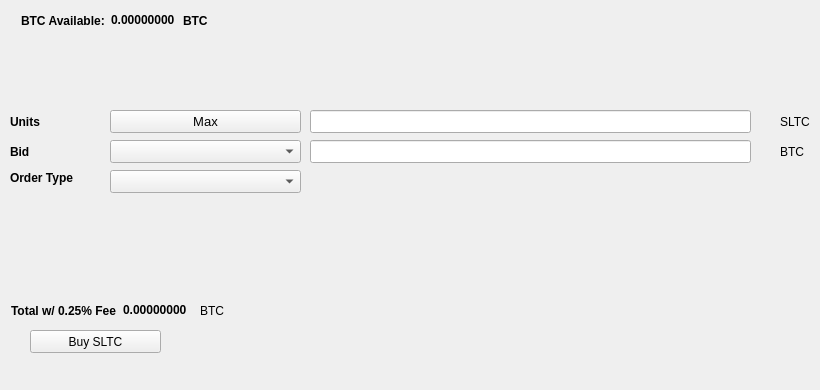
   <widget class="QWidget" name="BuyTab">
    <attribute name="title">
     <string>Buy</string>
    </attribute>
    <widget class="QPushButton" name="BuyPIV">
     <property name="geometry">
      <rect>
       <x>30</x>
       <y>330</y>
       <width>131</width>
       <height>23</height>
      </rect>
     </property>
     <property name="text">
      <string>Buy SLTC</string>
     </property>
     <property name="icon">
      <iconset resource="../slatechain.qrc">
       <normaloff>:/icons/bitcoin</normaloff>:/icons/bitcoin</iconset>
     </property>
    </widget>
    <widget class="QLabel" name="label_3">
     <property name="geometry">
      <rect>
       <x>10</x>
       <y>110</y>
       <width>46</width>
       <height>23</height>
      </rect>
     </property>
     <property name="font">
      <font>
       <weight>75</weight>
       <bold>true</bold>
      </font>
     </property>
     <property name="text">
      <string>Units</string>
     </property>
    </widget>
    <widget class="QLineEdit" name="UnitsInput">
     <property name="geometry">
      <rect>
       <x>310</x>
       <y>110</y>
       <width>441</width>
       <height>23</height>
      </rect>
     </property>
     <property name="font">
      <font>
       <pointsize>9</pointsize>
       <weight>75</weight>
       <bold>true</bold>
      </font>
     </property>
    </widget>
    <widget class="QLineEdit" name="BuyBidPriceEdit">
     <property name="geometry">
      <rect>
       <x>310</x>
       <y>140</y>
       <width>441</width>
       <height>23</height>
      </rect>
     </property>
     <property name="font">
      <font>
       <pointsize>9</pointsize>
       <weight>75</weight>
       <bold>true</bold>
      </font>
     </property>
    </widget>
    <widget class="QLabel" name="label_4">
     <property name="geometry">
      <rect>
       <x>780</x>
       <y>110</y>
       <width>31</width>
       <height>23</height>
      </rect>
     </property>
     <property name="text">
      <string>SLTC</string>
     </property>
    </widget>
    <widget class="QLabel" name="label_5">
     <property name="geometry">
      <rect>
       <x>780</x>
       <y>140</y>
       <width>31</width>
       <height>23</height>
      </rect>
     </property>
     <property name="text">
      <string>BTC</string>
     </property>
    </widget>
    <widget class="QLabel" name="label_6">
     <property name="geometry">
      <rect>
       <x>10</x>
       <y>140</y>
       <width>46</width>
       <height>23</height>
      </rect>
     </property>
     <property name="font">
      <font>
       <weight>75</weight>
       <bold>true</bold>
      </font>
     </property>
     <property name="text">
      <string>Bid</string>
     </property>
    </widget>
    <widget class="QLabel" name="label_7">
     <property name="geometry">
      <rect>
       <x>10</x>
       <y>170</y>
       <width>91</width>
       <height>16</height>
      </rect>
     </property>
     <property name="font">
      <font>
       <weight>75</weight>
       <bold>true</bold>
      </font>
     </property>
     <property name="text">
      <string>Order Type</string>
     </property>
    </widget>
    <widget class="QPushButton" name="Buy_Max_Amount">
     <property name="geometry">
      <rect>
       <x>110</x>
       <y>110</y>
       <width>191</width>
       <height>23</height>
      </rect>
     </property>
     <property name="font">
      <font>
       <pointsize>10</pointsize>
      </font>
     </property>
     <property name="text">
      <string>Max</string>
     </property>
    </widget>
    <widget class="QComboBox" name="BuyBidcomboBox">
     <property name="geometry">
      <rect>
       <x>110</x>
       <y>140</y>
       <width>191</width>
       <height>23</height>
      </rect>
     </property>
     <property name="font">
      <font>
       <pointsize>10</pointsize>
      </font>
     </property>
    </widget>
    <widget class="QComboBox" name="buyOrdertypeCombo">
     <property name="geometry">
      <rect>
       <x>110</x>
       <y>170</y>
       <width>191</width>
       <height>23</height>
      </rect>
     </property>
     <property name="font">
      <font>
       <pointsize>10</pointsize>
      </font>
     </property>
    </widget>
    <widget class="QWidget" name="layoutWidget1">
     <property name="geometry">
      <rect>
       <x>21</x>
       <y>11</y>
       <width>227</width>
       <height>19</height>
      </rect>
     </property>
     <layout class="QHBoxLayout" name="horizontalLayout_3">
      <item>
       <widget class="QLabel" name="label232">
        <property name="font">
         <font>
          <weight>75</weight>
          <bold>true</bold>
         </font>
        </property>
        <property name="text">
         <string>BTC Available:</string>
        </property>
       </widget>
      </item>
      <item>
       <widget class="QLabel" name="BtcAvailableLbl">
        <property name="palette">
         <palette>
          <active>
           <colorrole role="WindowText">
            <brush brushstyle="SolidPattern">
             <color alpha="255">
              <red>0</red>
              <green>0</green>
              <blue>0</blue>
             </color>
            </brush>
           </colorrole>
           <colorrole role="Button">
            <brush brushstyle="SolidPattern">
             <color alpha="255">
              <red>0</red>
              <green>170</green>
              <blue>0</blue>
             </color>
            </brush>
           </colorrole>
           <colorrole role="Light">
            <brush brushstyle="SolidPattern">
             <color alpha="255">
              <red>0</red>
              <green>255</green>
              <blue>0</blue>
             </color>
            </brush>
           </colorrole>
           <colorrole role="Midlight">
            <brush brushstyle="SolidPattern">
             <color alpha="255">
              <red>0</red>
              <green>212</green>
              <blue>0</blue>
             </color>
            </brush>
           </colorrole>
           <colorrole role="Dark">
            <brush brushstyle="SolidPattern">
             <color alpha="255">
              <red>0</red>
              <green>85</green>
              <blue>0</blue>
             </color>
            </brush>
           </colorrole>
           <colorrole role="Mid">
            <brush brushstyle="SolidPattern">
             <color alpha="255">
              <red>0</red>
              <green>113</green>
              <blue>0</blue>
             </color>
            </brush>
           </colorrole>
           <colorrole role="Text">
            <brush brushstyle="SolidPattern">
             <color alpha="255">
              <red>0</red>
              <green>170</green>
              <blue>0</blue>
             </color>
            </brush>
           </colorrole>
           <colorrole role="BrightText">
            <brush brushstyle="SolidPattern">
             <color alpha="255">
              <red>255</red>
              <green>255</green>
              <blue>255</blue>
             </color>
            </brush>
           </colorrole>
           <colorrole role="ButtonText">
            <brush brushstyle="SolidPattern">
             <color alpha="255">
              <red>0</red>
              <green>0</green>
              <blue>0</blue>
             </color>
            </brush>
           </colorrole>
           <colorrole role="Base">
            <brush brushstyle="SolidPattern">
             <color alpha="255">
              <red>255</red>
              <green>255</green>
              <blue>255</blue>
             </color>
            </brush>
           </colorrole>
           <colorrole role="Window">
            <brush brushstyle="SolidPattern">
             <color alpha="255">
              <red>0</red>
              <green>170</green>
              <blue>0</blue>
             </color>
            </brush>
           </colorrole>
           <colorrole role="Shadow">
            <brush brushstyle="SolidPattern">
             <color alpha="255">
              <red>0</red>
              <green>0</green>
              <blue>0</blue>
             </color>
            </brush>
           </colorrole>
           <colorrole role="AlternateBase">
            <brush brushstyle="SolidPattern">
             <color alpha="255">
              <red>127</red>
              <green>212</green>
              <blue>127</blue>
             </color>
            </brush>
           </colorrole>
           <colorrole role="ToolTipBase">
            <brush brushstyle="SolidPattern">
             <color alpha="255">
              <red>255</red>
              <green>255</green>
              <blue>220</blue>
             </color>
            </brush>
           </colorrole>
           <colorrole role="ToolTipText">
            <brush brushstyle="SolidPattern">
             <color alpha="255">
              <red>0</red>
              <green>0</green>
              <blue>0</blue>
             </color>
            </brush>
           </colorrole>
          </active>
          <inactive>
           <colorrole role="WindowText">
            <brush brushstyle="SolidPattern">
             <color alpha="255">
              <red>0</red>
              <green>0</green>
              <blue>0</blue>
             </color>
            </brush>
           </colorrole>
           <colorrole role="Button">
            <brush brushstyle="SolidPattern">
             <color alpha="255">
              <red>0</red>
              <green>170</green>
              <blue>0</blue>
             </color>
            </brush>
           </colorrole>
           <colorrole role="Light">
            <brush brushstyle="SolidPattern">
             <color alpha="255">
              <red>0</red>
              <green>255</green>
              <blue>0</blue>
             </color>
            </brush>
           </colorrole>
           <colorrole role="Midlight">
            <brush brushstyle="SolidPattern">
             <color alpha="255">
              <red>0</red>
              <green>212</green>
              <blue>0</blue>
             </color>
            </brush>
           </colorrole>
           <colorrole role="Dark">
            <brush brushstyle="SolidPattern">
             <color alpha="255">
              <red>0</red>
              <green>85</green>
              <blue>0</blue>
             </color>
            </brush>
           </colorrole>
           <colorrole role="Mid">
            <brush brushstyle="SolidPattern">
             <color alpha="255">
              <red>0</red>
              <green>113</green>
              <blue>0</blue>
             </color>
            </brush>
           </colorrole>
           <colorrole role="Text">
            <brush brushstyle="SolidPattern">
             <color alpha="255">
              <red>0</red>
              <green>170</green>
              <blue>0</blue>
             </color>
            </brush>
           </colorrole>
           <colorrole role="BrightText">
            <brush brushstyle="SolidPattern">
             <color alpha="255">
              <red>255</red>
              <green>255</green>
              <blue>255</blue>
             </color>
            </brush>
           </colorrole>
           <colorrole role="ButtonText">
            <brush brushstyle="SolidPattern">
             <color alpha="255">
              <red>0</red>
              <green>0</green>
              <blue>0</blue>
             </color>
            </brush>
           </colorrole>
           <colorrole role="Base">
            <brush brushstyle="SolidPattern">
             <color alpha="255">
              <red>255</red>
              <green>255</green>
              <blue>255</blue>
             </color>
            </brush>
           </colorrole>
           <colorrole role="Window">
            <brush brushstyle="SolidPattern">
             <color alpha="255">
              <red>0</red>
              <green>170</green>
              <blue>0</blue>
             </color>
            </brush>
           </colorrole>
           <colorrole role="Shadow">
            <brush brushstyle="SolidPattern">
             <color alpha="255">
              <red>0</red>
              <green>0</green>
              <blue>0</blue>
             </color>
            </brush>
           </colorrole>
           <colorrole role="AlternateBase">
            <brush brushstyle="SolidPattern">
             <color alpha="255">
              <red>127</red>
              <green>212</green>
              <blue>127</blue>
             </color>
            </brush>
           </colorrole>
           <colorrole role="ToolTipBase">
            <brush brushstyle="SolidPattern">
             <color alpha="255">
              <red>255</red>
              <green>255</green>
              <blue>220</blue>
             </color>
            </brush>
           </colorrole>
           <colorrole role="ToolTipText">
            <brush brushstyle="SolidPattern">
             <color alpha="255">
              <red>0</red>
              <green>0</green>
              <blue>0</blue>
             </color>
            </brush>
           </colorrole>
          </inactive>
          <disabled>
           <colorrole role="WindowText">
            <brush brushstyle="SolidPattern">
             <color alpha="255">
              <red>0</red>
              <green>85</green>
              <blue>0</blue>
             </color>
            </brush>
           </colorrole>
           <colorrole role="Button">
            <brush brushstyle="SolidPattern">
             <color alpha="255">
              <red>0</red>
              <green>170</green>
              <blue>0</blue>
             </color>
            </brush>
           </colorrole>
           <colorrole role="Light">
            <brush brushstyle="SolidPattern">
             <color alpha="255">
              <red>0</red>
              <green>255</green>
              <blue>0</blue>
             </color>
            </brush>
           </colorrole>
           <colorrole role="Midlight">
            <brush brushstyle="SolidPattern">
             <color alpha="255">
              <red>0</red>
              <green>212</green>
              <blue>0</blue>
             </color>
            </brush>
           </colorrole>
           <colorrole role="Dark">
            <brush brushstyle="SolidPattern">
             <color alpha="255">
              <red>0</red>
              <green>85</green>
              <blue>0</blue>
             </color>
            </brush>
           </colorrole>
           <colorrole role="Mid">
            <brush brushstyle="SolidPattern">
             <color alpha="255">
              <red>0</red>
              <green>113</green>
              <blue>0</blue>
             </color>
            </brush>
           </colorrole>
           <colorrole role="Text">
            <brush brushstyle="SolidPattern">
             <color alpha="255">
              <red>0</red>
              <green>85</green>
              <blue>0</blue>
             </color>
            </brush>
           </colorrole>
           <colorrole role="BrightText">
            <brush brushstyle="SolidPattern">
             <color alpha="255">
              <red>255</red>
              <green>255</green>
              <blue>255</blue>
             </color>
            </brush>
           </colorrole>
           <colorrole role="ButtonText">
            <brush brushstyle="SolidPattern">
             <color alpha="255">
              <red>0</red>
              <green>85</green>
              <blue>0</blue>
             </color>
            </brush>
           </colorrole>
           <colorrole role="Base">
            <brush brushstyle="SolidPattern">
             <color alpha="255">
              <red>0</red>
              <green>170</green>
              <blue>0</blue>
             </color>
            </brush>
           </colorrole>
           <colorrole role="Window">
            <brush brushstyle="SolidPattern">
             <color alpha="255">
              <red>0</red>
              <green>170</green>
              <blue>0</blue>
             </color>
            </brush>
           </colorrole>
           <colorrole role="Shadow">
            <brush brushstyle="SolidPattern">
             <color alpha="255">
              <red>0</red>
              <green>0</green>
              <blue>0</blue>
             </color>
            </brush>
           </colorrole>
           <colorrole role="AlternateBase">
            <brush brushstyle="SolidPattern">
             <color alpha="255">
              <red>0</red>
              <green>170</green>
              <blue>0</blue>
             </color>
            </brush>
           </colorrole>
           <colorrole role="ToolTipBase">
            <brush brushstyle="SolidPattern">
             <color alpha="255">
              <red>255</red>
              <green>255</green>
              <blue>220</blue>
             </color>
            </brush>
           </colorrole>
           <colorrole role="ToolTipText">
            <brush brushstyle="SolidPattern">
             <color alpha="255">
              <red>0</red>
              <green>0</green>
              <blue>0</blue>
             </color>
            </brush>
           </colorrole>
          </disabled>
         </palette>
        </property>
        <property name="font">
         <font>
          <weight>75</weight>
          <bold>true</bold>
         </font>
        </property>
        <property name="text">
         <string>0.00000000</string>
        </property>
        <property name="textInteractionFlags">
         <set>Qt::LinksAccessibleByMouse|Qt::TextSelectableByKeyboard|Qt::TextSelectableByMouse</set>
        </property>
       </widget>
      </item>
      <item>
       <widget class="QLabel" name="BtcAvailableLbl_2">
        <property name="font">
         <font>
          <weight>75</weight>
          <bold>true</bold>
         </font>
        </property>
        <property name="text">
         <string>BTC</string>
        </property>
       </widget>
      </item>
     </layout>
    </widget>
    <widget class="QWidget" name="layoutWidge2">
     <property name="geometry">
      <rect>
       <x>11</x>
       <y>301</y>
       <width>259</width>
       <height>19</height>
      </rect>
     </property>
     <layout class="QHBoxLayout" name="horizontalLayout_4">
      <item>
       <widget class="QLabel" name="label_9">
        <property name="font">
         <font>
          <weight>75</weight>
          <bold>true</bold>
         </font>
        </property>
        <property name="text">
         <string>Total w/ 0.25% Fee</string>
        </property>
       </widget>
      </item>
      <item>
       <widget class="QLabel" name="BuyCostLabel">
        <property name="palette">
         <palette>
          <active>
           <colorrole role="WindowText">
            <brush brushstyle="SolidPattern">
             <color alpha="255">
              <red>0</red>
              <green>0</green>
              <blue>0</blue>
             </color>
            </brush>
           </colorrole>
           <colorrole role="Button">
            <brush brushstyle="SolidPattern">
             <color alpha="255">
              <red>0</red>
              <green>170</green>
              <blue>0</blue>
             </color>
            </brush>
           </colorrole>
           <colorrole role="Light">
            <brush brushstyle="SolidPattern">
             <color alpha="255">
              <red>0</red>
              <green>255</green>
              <blue>0</blue>
             </color>
            </brush>
           </colorrole>
           <colorrole role="Midlight">
            <brush brushstyle="SolidPattern">
             <color alpha="255">
              <red>0</red>
              <green>212</green>
              <blue>0</blue>
             </color>
            </brush>
           </colorrole>
           <colorrole role="Dark">
            <brush brushstyle="SolidPattern">
             <color alpha="255">
              <red>0</red>
              <green>85</green>
              <blue>0</blue>
             </color>
            </brush>
           </colorrole>
           <colorrole role="Mid">
            <brush brushstyle="SolidPattern">
             <color alpha="255">
              <red>0</red>
              <green>113</green>
              <blue>0</blue>
             </color>
            </brush>
           </colorrole>
           <colorrole role="Text">
            <brush brushstyle="SolidPattern">
             <color alpha="255">
              <red>0</red>
              <green>170</green>
              <blue>0</blue>
             </color>
            </brush>
           </colorrole>
           <colorrole role="BrightText">
            <brush brushstyle="SolidPattern">
             <color alpha="255">
              <red>255</red>
              <green>255</green>
              <blue>255</blue>
             </color>
            </brush>
           </colorrole>
           <colorrole role="ButtonText">
            <brush brushstyle="SolidPattern">
             <color alpha="255">
              <red>0</red>
              <green>0</green>
              <blue>0</blue>
             </color>
            </brush>
           </colorrole>
           <colorrole role="Base">
            <brush brushstyle="SolidPattern">
             <color alpha="255">
              <red>255</red>
              <green>255</green>
              <blue>255</blue>
             </color>
            </brush>
           </colorrole>
           <colorrole role="Window">
            <brush brushstyle="SolidPattern">
             <color alpha="255">
              <red>0</red>
              <green>170</green>
              <blue>0</blue>
             </color>
            </brush>
           </colorrole>
           <colorrole role="Shadow">
            <brush brushstyle="SolidPattern">
             <color alpha="255">
              <red>0</red>
              <green>0</green>
              <blue>0</blue>
             </color>
            </brush>
           </colorrole>
           <colorrole role="AlternateBase">
            <brush brushstyle="SolidPattern">
             <color alpha="255">
              <red>127</red>
              <green>212</green>
              <blue>127</blue>
             </color>
            </brush>
           </colorrole>
           <colorrole role="ToolTipBase">
            <brush brushstyle="SolidPattern">
             <color alpha="255">
              <red>255</red>
              <green>255</green>
              <blue>220</blue>
             </color>
            </brush>
           </colorrole>
           <colorrole role="ToolTipText">
            <brush brushstyle="SolidPattern">
             <color alpha="255">
              <red>0</red>
              <green>0</green>
              <blue>0</blue>
             </color>
            </brush>
           </colorrole>
          </active>
          <inactive>
           <colorrole role="WindowText">
            <brush brushstyle="SolidPattern">
             <color alpha="255">
              <red>0</red>
              <green>0</green>
              <blue>0</blue>
             </color>
            </brush>
           </colorrole>
           <colorrole role="Button">
            <brush brushstyle="SolidPattern">
             <color alpha="255">
              <red>0</red>
              <green>170</green>
              <blue>0</blue>
             </color>
            </brush>
           </colorrole>
           <colorrole role="Light">
            <brush brushstyle="SolidPattern">
             <color alpha="255">
              <red>0</red>
              <green>255</green>
              <blue>0</blue>
             </color>
            </brush>
           </colorrole>
           <colorrole role="Midlight">
            <brush brushstyle="SolidPattern">
             <color alpha="255">
              <red>0</red>
              <green>212</green>
              <blue>0</blue>
             </color>
            </brush>
           </colorrole>
           <colorrole role="Dark">
            <brush brushstyle="SolidPattern">
             <color alpha="255">
              <red>0</red>
              <green>85</green>
              <blue>0</blue>
             </color>
            </brush>
           </colorrole>
           <colorrole role="Mid">
            <brush brushstyle="SolidPattern">
             <color alpha="255">
              <red>0</red>
              <green>113</green>
              <blue>0</blue>
             </color>
            </brush>
           </colorrole>
           <colorrole role="Text">
            <brush brushstyle="SolidPattern">
             <color alpha="255">
              <red>0</red>
              <green>170</green>
              <blue>0</blue>
             </color>
            </brush>
           </colorrole>
           <colorrole role="BrightText">
            <brush brushstyle="SolidPattern">
             <color alpha="255">
              <red>255</red>
              <green>255</green>
              <blue>255</blue>
             </color>
            </brush>
           </colorrole>
           <colorrole role="ButtonText">
            <brush brushstyle="SolidPattern">
             <color alpha="255">
              <red>0</red>
              <green>0</green>
              <blue>0</blue>
             </color>
            </brush>
           </colorrole>
           <colorrole role="Base">
            <brush brushstyle="SolidPattern">
             <color alpha="255">
              <red>255</red>
              <green>255</green>
              <blue>255</blue>
             </color>
            </brush>
           </colorrole>
           <colorrole role="Window">
            <brush brushstyle="SolidPattern">
             <color alpha="255">
              <red>0</red>
              <green>170</green>
              <blue>0</blue>
             </color>
            </brush>
           </colorrole>
           <colorrole role="Shadow">
            <brush brushstyle="SolidPattern">
             <color alpha="255">
              <red>0</red>
              <green>0</green>
              <blue>0</blue>
             </color>
            </brush>
           </colorrole>
           <colorrole role="AlternateBase">
            <brush brushstyle="SolidPattern">
             <color alpha="255">
              <red>127</red>
              <green>212</green>
              <blue>127</blue>
             </color>
            </brush>
           </colorrole>
           <colorrole role="ToolTipBase">
            <brush brushstyle="SolidPattern">
             <color alpha="255">
              <red>255</red>
              <green>255</green>
              <blue>220</blue>
             </color>
            </brush>
           </colorrole>
           <colorrole role="ToolTipText">
            <brush brushstyle="SolidPattern">
             <color alpha="255">
              <red>0</red>
              <green>0</green>
              <blue>0</blue>
             </color>
            </brush>
           </colorrole>
          </inactive>
          <disabled>
           <colorrole role="WindowText">
            <brush brushstyle="SolidPattern">
             <color alpha="255">
              <red>0</red>
              <green>85</green>
              <blue>0</blue>
             </color>
            </brush>
           </colorrole>
           <colorrole role="Button">
            <brush brushstyle="SolidPattern">
             <color alpha="255">
              <red>0</red>
              <green>170</green>
              <blue>0</blue>
             </color>
            </brush>
           </colorrole>
           <colorrole role="Light">
            <brush brushstyle="SolidPattern">
             <color alpha="255">
              <red>0</red>
              <green>255</green>
              <blue>0</blue>
             </color>
            </brush>
           </colorrole>
           <colorrole role="Midlight">
            <brush brushstyle="SolidPattern">
             <color alpha="255">
              <red>0</red>
              <green>212</green>
              <blue>0</blue>
             </color>
            </brush>
           </colorrole>
           <colorrole role="Dark">
            <brush brushstyle="SolidPattern">
             <color alpha="255">
              <red>0</red>
              <green>85</green>
              <blue>0</blue>
             </color>
            </brush>
           </colorrole>
           <colorrole role="Mid">
            <brush brushstyle="SolidPattern">
             <color alpha="255">
              <red>0</red>
              <green>113</green>
              <blue>0</blue>
             </color>
            </brush>
           </colorrole>
           <colorrole role="Text">
            <brush brushstyle="SolidPattern">
             <color alpha="255">
              <red>0</red>
              <green>85</green>
              <blue>0</blue>
             </color>
            </brush>
           </colorrole>
           <colorrole role="BrightText">
            <brush brushstyle="SolidPattern">
             <color alpha="255">
              <red>255</red>
              <green>255</green>
              <blue>255</blue>
             </color>
            </brush>
           </colorrole>
           <colorrole role="ButtonText">
            <brush brushstyle="SolidPattern">
             <color alpha="255">
              <red>0</red>
              <green>85</green>
              <blue>0</blue>
             </color>
            </brush>
           </colorrole>
           <colorrole role="Base">
            <brush brushstyle="SolidPattern">
             <color alpha="255">
              <red>0</red>
              <green>170</green>
              <blue>0</blue>
             </color>
            </brush>
           </colorrole>
           <colorrole role="Window">
            <brush brushstyle="SolidPattern">
             <color alpha="255">
              <red>0</red>
              <green>170</green>
              <blue>0</blue>
             </color>
            </brush>
           </colorrole>
           <colorrole role="Shadow">
            <brush brushstyle="SolidPattern">
             <color alpha="255">
              <red>0</red>
              <green>0</green>
              <blue>0</blue>
             </color>
            </brush>
           </colorrole>
           <colorrole role="AlternateBase">
            <brush brushstyle="SolidPattern">
             <color alpha="255">
              <red>0</red>
              <green>170</green>
              <blue>0</blue>
             </color>
            </brush>
           </colorrole>
           <colorrole role="ToolTipBase">
            <brush brushstyle="SolidPattern">
             <color alpha="255">
              <red>255</red>
              <green>255</green>
              <blue>220</blue>
             </color>
            </brush>
           </colorrole>
           <colorrole role="ToolTipText">
            <brush brushstyle="SolidPattern">
             <color alpha="255">
              <red>0</red>
              <green>0</green>
              <blue>0</blue>
             </color>
            </brush>
           </colorrole>
          </disabled>
         </palette>
        </property>
        <property name="font">
         <font>
          <weight>75</weight>
          <bold>true</bold>
         </font>
        </property>
        <property name="autoFillBackground">
         <bool>false</bool>
        </property>
        <property name="text">
         <string>0.00000000</string>
        </property>
        <property name="textInteractionFlags">
         <set>Qt::LinksAccessibleByMouse|Qt::TextSelectableByMouse</set>
        </property>
       </widget>
      </item>
      <item>
       <widget class="QLabel" name="label_10">
        <property name="font">
         <font>
          <weight>50</weight>
          <bold>false</bold>
         </font>
        </property>
        <property name="text">
         <string>BTC</string>
        </property>
       </widget>
      </item>
     </layout>
    </widget>
    <widget class="QLabel" name="label_24">
     <property name="geometry">
      <rect>
       <x>460</x>
       <y>300</y>
       <width>281</width>
       <height>81</height>
      </rect>
     </property>
     <property name="text">
      <string/>
     </property>
     <property name="pixmap">
      <pixmap>:/images/bittrex</pixmap>
     </property>
    </widget>
   </widget>
